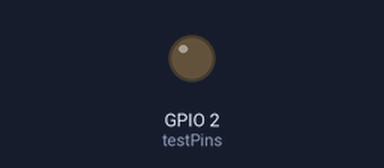
A sketch run on a simulated ESP32. Shown: output pins drawn as LEDs (lit = HIGH). What the sketch prints to the serial monitor is not drawn.

Above: at 3.2 s.
Timing chart, 0 to 9.7 s (numbered marks = the images above):
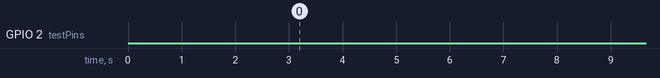

Measured:
- by itself, GPIO 2 (testPins): LOW → HIGH at 120 s, → LOW 2.5 s later, → HIGH 2.5 s later, → LOW 2.5 s later, … (4 changes in this stretch)

The sketch:

GPIO_SCANNER_TEST.ino
```cpp
/*
 * GPIO SCANNER TEST
 * Tests multiple GPIO pins to find one that works with your relay
 * This will help identify if GPIO 25 is the problem
 */

// List of safe GPIO pins to test
const int testPins[] = {23, 32, 33, 19, 18, 5, 17, 16, 4, 2, 15, 25, 26, 27};
const int numPins = sizeof(testPins) / sizeof(testPins[0]);

void setup() {
  Serial.begin(115200);
  delay(100);

  Serial.println("\n╔════════════════════════════════════════╗");
  Serial.println("║   GPIO SCANNER TEST                    ║");
  Serial.println("╠════════════════════════════════════════╣");
  Serial.println("║ Testing multiple GPIO pins             ║");
  Serial.println("║ Watch which one makes relay respond    ║");
  Serial.println("╚════════════════════════════════════════╝\n");

  Serial.println("This will test each GPIO pin:");
  for (int i = 0; i < numPins; i++) {
    Serial.printf("  GPIO %d\n", testPins[i]);
  }
  Serial.println("\nStarting test in 3 seconds...\n");
  delay(3000);
}

void loop() {
  for (int i = 0; i < numPins; i++) {
    int pin = testPins[i];

    Serial.println("\n━━━━━━━━━━━━━━━━━━━━━━━━━━━━━━━━━━━━━━");
    Serial.printf("Testing GPIO %d\n", pin);
    Serial.println("━━━━━━━━━━━━━━━━━━━━━━━━━━━━━━━━━━━━━━");

    // Setup pin
    pinMode(pin, OUTPUT);

    // Test HIGH
    Serial.printf("\n[1/4] Setting GPIO %d to HIGH...\n", pin);
    digitalWrite(pin, HIGH);
    delay(500);
    int readHigh = digitalRead(pin);
    Serial.printf("      Read back: %d\n", readHigh);
    Serial.println("      👀 Check relay LEDs now!");
    delay(2000);

    // Test LOW
    Serial.printf("\n[2/4] Setting GPIO %d to LOW...\n", pin);
    digitalWrite(pin, LOW);
    delay(500);
    int readLow = digitalRead(pin);
    Serial.printf("      Read back: %d\n", readLow);
    Serial.println("      👀 Check relay LEDs now!");
    delay(2000);

    // Test HIGH again
    Serial.printf("\n[3/4] Setting GPIO %d to HIGH again...\n", pin);
    digitalWrite(pin, HIGH);
    delay(500);
    Serial.println("      👀 Check relay LEDs now!");
    delay(2000);

    // Test LOW again
    Serial.printf("\n[4/4] Setting GPIO %d to LOW again...\n", pin);
    digitalWrite(pin, LOW);
    delay(500);
    Serial.println("      👀 Check relay LEDs now!");
    delay(2000);

    // Results
    Serial.println("\n📊 RESULTS:");
    if (readHigh == 1 && readLow == 0) {
      Serial.printf("✅ GPIO %d works correctly (can toggle HIGH/LOW)\n", pin);
      Serial.println("   Did the relay LEDs change?");
      Serial.println("   - If YES: This GPIO works with your relay! ✅");
      Serial.println("   - If NO: Try next GPIO or check wiring");
    } else {
      Serial.printf("❌ GPIO %d may not work properly\n", pin);
      Serial.printf("   Expected: HIGH=1, LOW=0\n");
      Serial.printf("   Got: HIGH=%d, LOW=%d\n", readHigh, readLow);
    }

    // Reset pin
    digitalWrite(pin, LOW);
    pinMode(pin, INPUT);

    Serial.println("\nMoving to next GPIO in 3 seconds...");
    delay(3000);
  }

  Serial.println("\n\n╔════════════════════════════════════════╗");
  Serial.println("║   TEST COMPLETE                        ║");
  Serial.println("╠════════════════════════════════════════╣");
  Serial.println("║ Which GPIO made the relay respond?    ║");
  Serial.println("║ Use that GPIO in your main code!      ║");
  Serial.println("╚════════════════════════════════════════╝\n");

  Serial.println("Restarting test in 10 seconds...\n");
  delay(10000);
}
```
